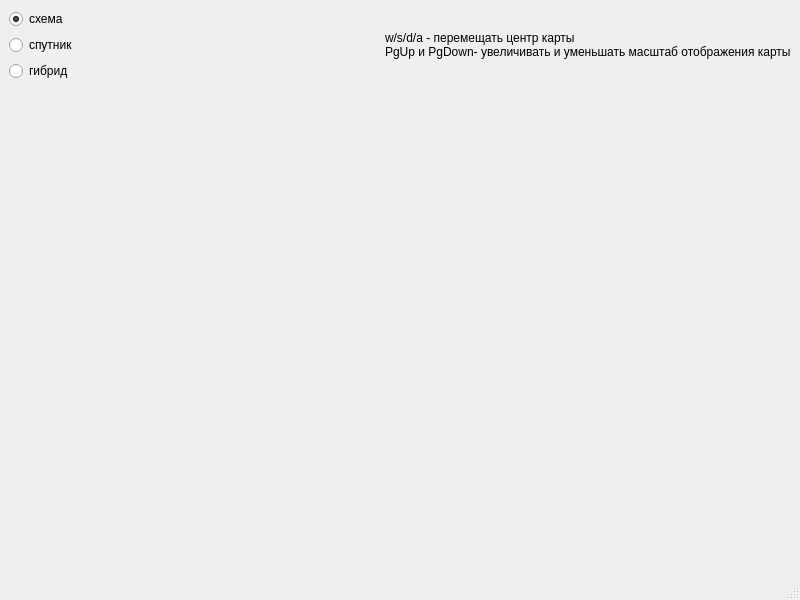
<?xml version="1.0" encoding="UTF-8"?>
<ui version="4.0">
 <class>MainWindow</class>
 <widget class="QMainWindow" name="MainWindow">
  <property name="geometry">
   <rect>
    <x>0</x>
    <y>0</y>
    <width>800</width>
    <height>600</height>
   </rect>
  </property>
  <property name="windowTitle">
   <string>MainWindow</string>
  </property>
  <widget class="QWidget" name="centralwidget">
   <layout class="QGridLayout" name="gridLayout">
    <item row="0" column="0">
     <widget class="QRadioButton" name="radioButton">
      <property name="enabled">
       <bool>true</bool>
      </property>
      <property name="text">
       <string>схема</string>
      </property>
      <property name="checked">
       <bool>true</bool>
      </property>
      <attribute name="buttonGroup">
       <string notr="true">buttonGroup</string>
      </attribute>
     </widget>
    </item>
    <item row="2" column="0">
     <widget class="QRadioButton" name="radioButton_3">
      <property name="text">
       <string>гибрид</string>
      </property>
      <attribute name="buttonGroup">
       <string notr="true">buttonGroup</string>
      </attribute>
     </widget>
    </item>
    <item row="3" column="0" colspan="2">
     <widget class="QLabel" name="label">
      <property name="text">
       <string/>
      </property>
     </widget>
    </item>
    <item row="1" column="0">
     <widget class="QRadioButton" name="radioButton_2">
      <property name="text">
       <string>спутник</string>
      </property>
      <attribute name="buttonGroup">
       <string notr="true">buttonGroup</string>
      </attribute>
     </widget>
    </item>
    <item row="0" column="1" rowspan="3">
     <widget class="QLabel" name="label_2">
      <property name="text">
       <string>w/s/d/a - перемещать центр карты 
PgUp и PgDown- увеличивать и уменьшать масштаб отображения карты</string>
      </property>
     </widget>
    </item>
   </layout>
  </widget>
  <widget class="QMenuBar" name="menubar">
   <property name="geometry">
    <rect>
     <x>0</x>
     <y>0</y>
     <width>800</width>
     <height>26</height>
    </rect>
   </property>
  </widget>
  <widget class="QStatusBar" name="statusbar"/>
 </widget>
 <resources/>
 <connections/>
 <buttongroups>
  <buttongroup name="buttonGroup"/>
 </buttongroups>
</ui>
